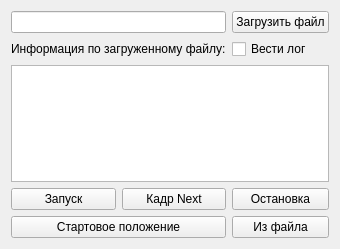
<?xml version="1.0" encoding="UTF-8"?>
<ui version="4.0">
 <class>CommandControlWidget</class>
 <widget class="QWidget" name="CommandControlWidget">
  <property name="geometry">
   <rect>
    <x>0</x>
    <y>0</y>
    <width>312</width>
    <height>249</height>
   </rect>
  </property>
  <property name="windowTitle">
   <string>Form</string>
  </property>
  <layout class="QGridLayout" name="gridLayout_2">
   <item row="0" column="0">
    <layout class="QGridLayout" name="gridLayout">
     <item row="0" column="0" colspan="2">
      <widget class="QLineEdit" name="FilePathTextBox">
       <property name="sizePolicy">
        <sizepolicy hsizetype="Minimum" vsizetype="Fixed">
         <horstretch>0</horstretch>
         <verstretch>0</verstretch>
        </sizepolicy>
       </property>
      </widget>
     </item>
     <item row="0" column="2">
      <widget class="QPushButton" name="ButtonLoadFile">
       <property name="sizePolicy">
        <sizepolicy hsizetype="Fixed" vsizetype="Fixed">
         <horstretch>0</horstretch>
         <verstretch>0</verstretch>
        </sizepolicy>
       </property>
       <property name="text">
        <string>Загрузить файл</string>
       </property>
      </widget>
     </item>
     <item row="1" column="0" colspan="2">
      <widget class="QLabel" name="label">
       <property name="text">
        <string>Информация по загруженному файлу:</string>
       </property>
      </widget>
     </item>
     <item row="1" column="2">
      <widget class="QCheckBox" name="checkBoxLog">
       <property name="layoutDirection">
        <enum>Qt::LeftToRight</enum>
       </property>
       <property name="text">
        <string>Вести лог</string>
       </property>
      </widget>
     </item>
     <item row="2" column="0" colspan="3">
      <widget class="QTextEdit" name="MessageTextBox">
       <property name="enabled">
        <bool>true</bool>
       </property>
       <property name="sizePolicy">
        <sizepolicy hsizetype="Minimum" vsizetype="Preferred">
         <horstretch>0</horstretch>
         <verstretch>0</verstretch>
        </sizepolicy>
       </property>
       <property name="readOnly">
        <bool>true</bool>
       </property>
      </widget>
     </item>
     <item row="3" column="0">
      <widget class="QPushButton" name="ButtonPlayPause">
       <property name="text">
        <string>Запуск</string>
       </property>
      </widget>
     </item>
     <item row="3" column="1">
      <widget class="QPushButton" name="ButtonNext">
       <property name="text">
        <string>Кадр Next</string>
       </property>
      </widget>
     </item>
     <item row="3" column="2">
      <widget class="QPushButton" name="ButtonStop">
       <property name="text">
        <string>Остановка</string>
       </property>
      </widget>
     </item>
     <item row="4" column="0" colspan="2">
      <widget class="QPushButton" name="ButtonGoStartPos">
       <property name="text">
        <string>Стартовое положение</string>
       </property>
      </widget>
     </item>
     <item row="4" column="2">
      <widget class="QPushButton" name="ButtonStartFile">
       <property name="text">
        <string>Из файла</string>
       </property>
      </widget>
     </item>
    </layout>
   </item>
  </layout>
 </widget>
 <resources/>
 <connections/>
</ui>
